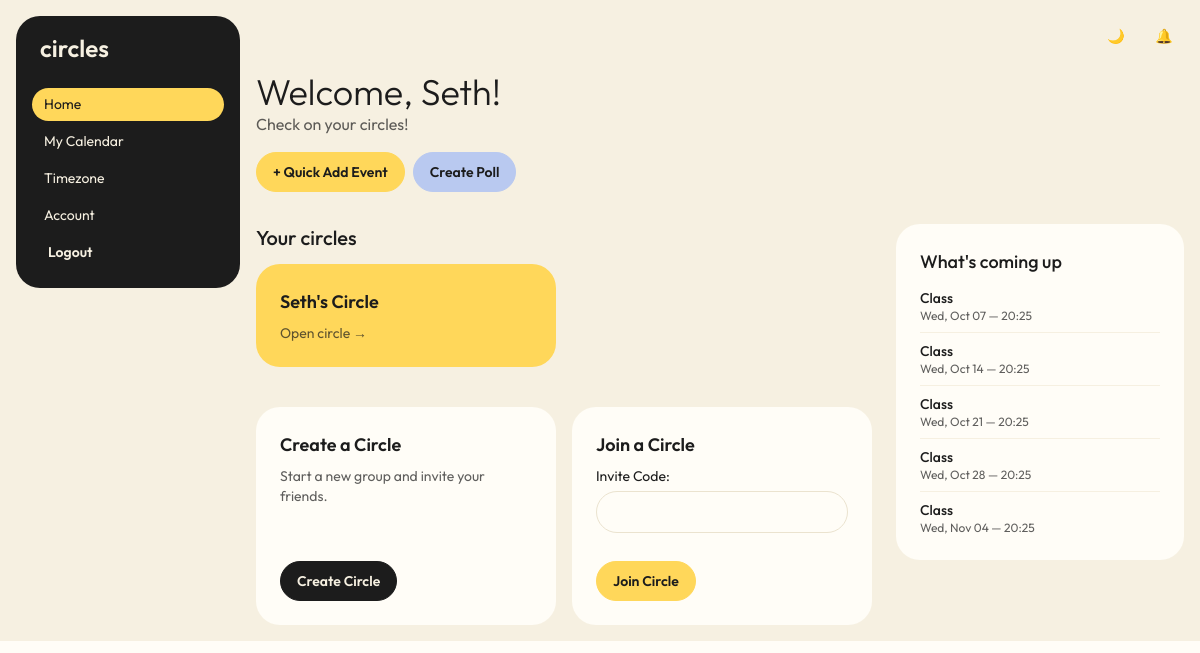
Page / (signed in) on the committed database.
### CirclesApp/models.py (models this page shows, shortened)
class Membership(models.Model):
    user = models.ForeignKey(User, on_delete=models.CASCADE)
    circle = models.ForeignKey(Circle, on_delete=models.CASCADE, related_name = "memberships")
    role = models.CharField(max_length=10, default="member")
    class Meta:
        unique_together =("user", "circle")

class Circle(models.Model):
    circle_name = models.CharField(max_length=32)
    creation_date = models.DateTimeField(auto_now_add=True)
    invite_code = models.CharField(max_length=12, unique=True, default=create_code)
    circle_tag = models.CharField(max_length=64)

class Event(models.Model):
    STATUS_CHOICES = [
        ('personal', 'Personal'),
        ('pending', 'Pending'),
        ('approved', 'Approved'),
    ]
    user = models.ForeignKey(User, on_delete=models.CASCADE, null=True, blank=True)
    circle = models.ForeignKey(
        Circle, on_delete=models.CASCADE, null=True, blank=True, related_name='circle_events'
    )
    proposed_by = models.ForeignKey(
        User, on_delete=models.SET_NULL, null=True, blank=True, related_name='proposed_events'
    )
    status = models.CharField(max_length=10, choices=STATUS_CHOICES, default='personal')
    proposed_at = models.DateTimeField(null=True, blank=True, auto_now_add=True)
    start_time = models.DateTimeField()
    end_time = models.DateTimeField()
    event_name = models.CharField(max_length=32)
    event_description = models.TextField()

### CirclesApp/views.py (the view)
# urls.py: path('', views.home_view, name="home"),
@login_required
def home_view(request):
    user_memberships = Membership.objects.filter(user=request.user)
    join_form = JoinCircleForm()
    upcoming_events = Event.objects.filter(
        user=request.user, start_time__gte=timezone.now(),
    ).order_by('start_time')[:5]
    return render(request, 'circles_app/home.html', {
        'memberships': user_memberships, 'join_form': join_form,
        'upcoming_events': upcoming_events,
        'quick_event_form': CalendarForm(),
    })

### CirclesApp/forms.py (shortened to what this page needs)
class JoinCircleForm(forms.Form):
    invite_code = forms.CharField(max_length=12, label="Invite Code")

class CalendarForm(forms.ModelForm):
    WEEKDAY_CHOICES = [
        (0, 'Mon'), (1, 'Tue'), (2, 'Wed'), (3, 'Thu'),
        (4, 'Fri'), (5, 'Sat'), (6, 'Sun'),
    ]
    start_time = forms.DateTimeField(widget=forms.DateTimeInput(format='%Y-%m-%dT%H:%M', attrs={'type': 'datetime-local'}))
    end_time = forms.DateTimeField(widget=forms.DateTimeInput(format='%Y-%m-%dT%H:%M', attrs={'type': 'datetime-local'}))
    weekdays = forms.MultipleChoiceField(choices=WEEKDAY_CHOICES, widget=forms.CheckboxSelectMultiple, required=False, label="Repeat on")
    num_weeks = forms.IntegerField(required=False, min_value=1, max_value=52, label="For how many weeks")
    class Meta:
        model = Event
        fields = ['start_time', 'end_time', 'event_name', 'event_description']

### CirclesApp/templates/circles_app/home.html (shortened to what this page needs)
{% extends 'base.html' %}
{% load circle_extras %}
{% block content %}
<h1 class="text-4xl font-light">Welcome, {{ request.user.username }}!</h1>
<p class="opacity-70 mb-4">Check on your circles!</p>
<div class="flex flex-wrap gap-2 mb-8">
    <button type="button" class="btn btn-primary" onclick="quick_event_modal.showModal()">+ Quick Add Event</button>
    <button type="button" class="btn btn-secondary" {% if not memberships %}disabled{% endif %}
            onclick="poll_modal.showModal()">Create Poll</button>
</div>
<div class="flex flex-col lg:flex-row gap-6">
    <div class="flex-1 min-w-0">
        <h2 class="text-xl font-medium mb-3">Your circles</h2>
        {% if memberships %}
        <div class="grid gap-4 sm:grid-cols-2 xl:grid-cols-3 mb-10">
            {% for i in memberships %}
            <a href="{% url 'circle_detail' i.circle.id %}"
               class="card {% cycle 'bg-primary' 'bg-secondary' 'bg-accent' %} text-base-content hover:-translate-y-1 transition">
                <div class="card-body">
                    <h3 class="card-title">{{ i.circle.circle_name }}</h3>
                    <p class="text-sm opacity-70">Open circle →</p>
                </div>
            </a>
            {% endfor %}
        </div>
        {% else %}
        <div class="card bg-base-100 mb-10">
            <div class="card-body items-center text-center">
                <p class="opacity-70">No Circles yet! Create one or join with an invite code.</p>
            </div>
        </div>
        {% endif %}
        <div class="grid gap-4 md:grid-cols-2">
            <div class="card bg-base-100">
                <div class="card-body">
                    <h2 class="card-title">Create a Circle</h2>
                    <p class="text-sm opacity-70">Start a new group and invite your friends.</p>
                    <div class="card-actions mt-2">
                        <a href="{% url 'create_circle' %}" class="btn btn-neutral">Create Circle</a>
                    </div>
                </div>
            </div>
            <div class="card bg-base-100">
                <form method="POST" action="{% url 'find_circle' %}" class="card-body styled-form">
                    <h2 class="card-title">Join a Circle</h2>
                    {{ join_form.as_p }}
                    <div class="card-actions mt-2">
                        <button type="submit" class="btn btn-primary">Join Circle</button>
                    </div>
                </form>
            </div>
        </div>
    </div>
    {% if upcoming_events %}
    <aside class="w-full lg:w-72 shrink-0">
        <div class="card bg-base-100 lg:sticky lg:top-4">
            <div class="card-body">
                <h2 class="text-lg font-medium mb-1">What's coming up</h2>
                <div class="flex flex-col gap-2">
                    {% for e in upcoming_events %}
                    <div class="border-b border-base-200 last:border-0 pb-2 last:pb-0">
                        <p class="font-medium text-sm">{{ e.event_name }}</p>
                        <p class="text-xs opacity-70">{{ e.start_time|date:"D, M d — H:i" }}{% if e.circle %} · {{ e.circle.circle_name }}{% endif %}</p>
                    </div>
                    {% endfor %}
                </div>
            </div>
        </div>
    </aside>
    {% endif %}
</div>
{% endblock %}

### rows in the picture
Membership: circle.circle_name "Seth's Circle"
Event: event_name "Class", start_time "Wed, Oct 07 — 20:25"
Event: event_name "Class", start_time "Wed, Oct 14 — 20:25"
Event: event_name "Class", start_time "Wed, Oct 21 — 20:25"
Event: event_name "Class", start_time "Wed, Oct 28 — 20:25"
Event: event_name "Class", start_time "Wed, Nov 04 — 20:25"

### other values in the picture
{{ request.user.username }} "Seth"
